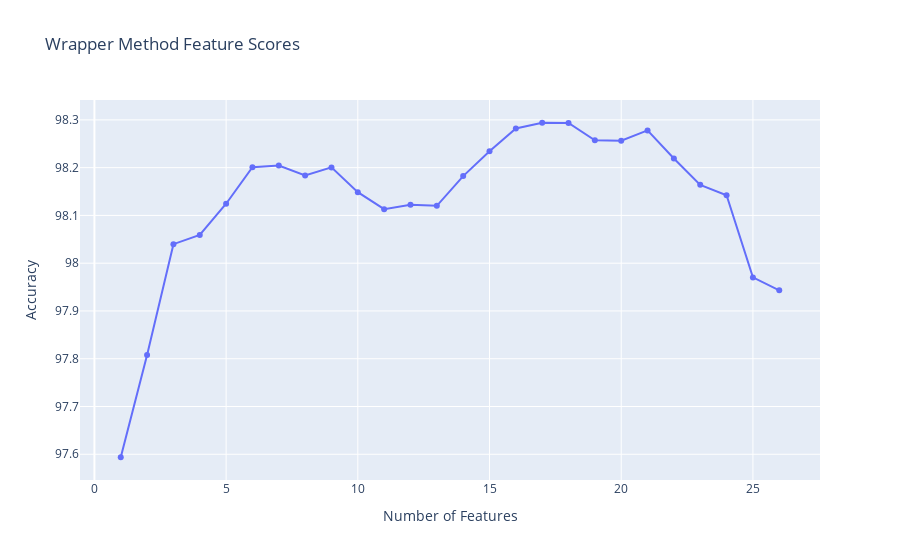

The code cell stored with this chart in its notebook:
### Code cell
wrapper_mstr = Master()
wrapper_mstr.run_with_wrapper()
wrapper_mstr.organize_results()

### Figure 1 — Plotly figure (JSON) as saved in the notebook; plotly's stock layout.template omitted (floating-point values rounded to 4 significant figures)
{"data": [{"mode": "lines+markers", "type": "scatter", "x": [1, 2, 3, 4, 5, 6, 7, 8, 9, 10, 11, 12, 13, 14, 15, 16, 17, 18, 19, 20, 21, 22, 23, 24, 25, 26], "y": [97.59, 97.81, 98.04, 98.06, 98.12, 98.2, 98.2, 98.18, 98.2, 98.15, 98.11, 98.12, 98.12, 98.18, 98.23, 98.28, 98.29, 98.29, 98.26, 98.26, 98.28, 98.22, 98.16, 98.14, 97.97, 97.94]}], "layout": {"title": {"text": "Wrapper Method Feature Scores"}, "xaxis": {"title": {"text": "Number of Features"}}, "yaxis": {"title": {"text": "Accuracy"}}}}
